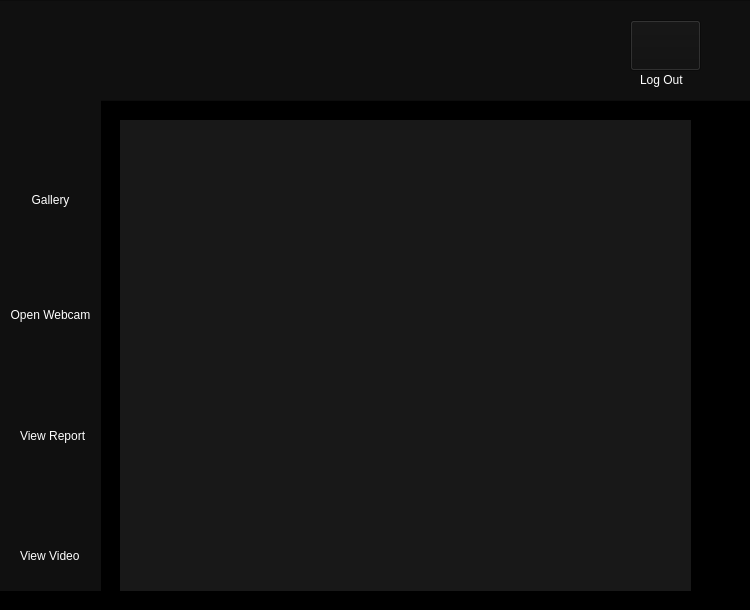
<?xml version="1.0" encoding="UTF-8"?>
<ui version="4.0">
 <class>MainWindow</class>
 <widget class="QMainWindow" name="MainWindow">
  <property name="geometry">
   <rect>
    <x>0</x>
    <y>0</y>
    <width>750</width>
    <height>610</height>
   </rect>
  </property>
  <property name="font">
   <font>
    <pointsize>12</pointsize>
   </font>
  </property>
  <property name="windowTitle">
   <string>MainWindow</string>
  </property>
  <property name="styleSheet">
   <string notr="true">background-color:black;</string>
  </property>
  <widget class="QWidget" name="centralwidget">
   <widget class="QFrame" name="frame">
    <property name="geometry">
     <rect>
      <x>-30</x>
      <y>0</y>
      <width>891</width>
      <height>101</height>
     </rect>
    </property>
    <property name="autoFillBackground">
     <bool>false</bool>
    </property>
    <property name="styleSheet">
     <string notr="true">background-color: #101010;</string>
    </property>
    <property name="frameShape">
     <enum>QFrame::StyledPanel</enum>
    </property>
    <property name="frameShadow">
     <enum>QFrame::Raised</enum>
    </property>
    <widget class="QLabel" name="label">
     <property name="geometry">
      <rect>
       <x>670</x>
       <y>69</y>
       <width>51</width>
       <height>21</height>
      </rect>
     </property>
     <property name="styleSheet">
      <string notr="true">color: white</string>
     </property>
     <property name="text">
      <string>Log Out</string>
     </property>
    </widget>
    <widget class="QPushButton" name="logout_btn">
     <property name="geometry">
      <rect>
       <x>660</x>
       <y>20</y>
       <width>71</width>
       <height>51</height>
      </rect>
     </property>
     <property name="text">
      <string/>
     </property>
     <property name="icon">
      <iconset>
       <normaloff>exit (1).png</normaloff>exit (1).png</iconset>
     </property>
     <property name="iconSize">
      <size>
       <width>40</width>
       <height>40</height>
      </size>
     </property>
    </widget>
    <widget class="QPushButton" name="pushButton">
     <property name="geometry">
      <rect>
       <x>44</x>
       <y>12</y>
       <width>101</width>
       <height>81</height>
      </rect>
     </property>
     <property name="styleSheet">
      <string notr="true">border: none</string>
     </property>
     <property name="text">
      <string/>
     </property>
     <property name="icon">
      <iconset>
       <normaloff>My Post (3).png</normaloff>My Post (3).png</iconset>
     </property>
     <property name="iconSize">
      <size>
       <width>150</width>
       <height>200</height>
      </size>
     </property>
    </widget>
   </widget>
   <widget class="QWidget" name="widget" native="true">
    <property name="geometry">
     <rect>
      <x>0</x>
      <y>100</y>
      <width>101</width>
      <height>491</height>
     </rect>
    </property>
    <property name="styleSheet">
     <string notr="true">background-color: #101010;</string>
    </property>
    <widget class="QPushButton" name="dircam_btn">
     <property name="geometry">
      <rect>
       <x>20</x>
       <y>20</y>
       <width>61</width>
       <height>71</height>
      </rect>
     </property>
     <property name="styleSheet">
      <string notr="true">border: none;</string>
     </property>
     <property name="text">
      <string/>
     </property>
     <property name="icon">
      <iconset>
       <normaloff>image (1).png</normaloff>image (1).png</iconset>
     </property>
     <property name="iconSize">
      <size>
       <width>40</width>
       <height>40</height>
      </size>
     </property>
    </widget>
    <widget class="QLabel" name="label_2">
     <property name="geometry">
      <rect>
       <x>20</x>
       <y>90</y>
       <width>61</width>
       <height>20</height>
      </rect>
     </property>
     <property name="font">
      <font>
       <pointsize>9</pointsize>
      </font>
     </property>
     <property name="styleSheet">
      <string notr="true">color: white</string>
     </property>
     <property name="text">
      <string>Gallery</string>
     </property>
     <property name="alignment">
      <set>Qt::AlignCenter</set>
     </property>
    </widget>
    <widget class="QPushButton" name="webcam_btn">
     <property name="geometry">
      <rect>
       <x>20</x>
       <y>150</y>
       <width>61</width>
       <height>51</height>
      </rect>
     </property>
     <property name="styleSheet">
      <string notr="true">border: none</string>
     </property>
     <property name="text">
      <string/>
     </property>
     <property name="icon">
      <iconset>
       <normaloff>photo-camera (1).png</normaloff>photo-camera (1).png</iconset>
     </property>
     <property name="iconSize">
      <size>
       <width>40</width>
       <height>40</height>
      </size>
     </property>
    </widget>
    <widget class="QLabel" name="label_3">
     <property name="geometry">
      <rect>
       <x>10</x>
       <y>199</y>
       <width>81</width>
       <height>31</height>
      </rect>
     </property>
     <property name="font">
      <font>
       <pointsize>9</pointsize>
      </font>
     </property>
     <property name="styleSheet">
      <string notr="true">color: white</string>
     </property>
     <property name="text">
      <string>Open Webcam</string>
     </property>
     <property name="alignment">
      <set>Qt::AlignCenter</set>
     </property>
    </widget>
    <widget class="QPushButton" name="report_btn">
     <property name="geometry">
      <rect>
       <x>20</x>
       <y>250</y>
       <width>71</width>
       <height>81</height>
      </rect>
     </property>
     <property name="styleSheet">
      <string notr="true">border: none
</string>
     </property>
     <property name="text">
      <string/>
     </property>
     <property name="icon">
      <iconset>
       <normaloff>file.png</normaloff>file.png</iconset>
     </property>
     <property name="iconSize">
      <size>
       <width>48</width>
       <height>48</height>
      </size>
     </property>
    </widget>
    <widget class="QLabel" name="label_5">
     <property name="geometry">
      <rect>
       <x>20</x>
       <y>320</y>
       <width>71</width>
       <height>31</height>
      </rect>
     </property>
     <property name="font">
      <font>
       <pointsize>9</pointsize>
      </font>
     </property>
     <property name="styleSheet">
      <string notr="true">color: white</string>
     </property>
     <property name="text">
      <string>View Report</string>
     </property>
    </widget>
    <widget class="QPushButton" name="video_btn">
     <property name="geometry">
      <rect>
       <x>20</x>
       <y>370</y>
       <width>61</width>
       <height>81</height>
      </rect>
     </property>
     <property name="styleSheet">
      <string notr="true">border:none</string>
     </property>
     <property name="text">
      <string/>
     </property>
     <property name="icon">
      <iconset>
       <normaloff>play.png</normaloff>play.png</iconset>
     </property>
     <property name="iconSize">
      <size>
       <width>48</width>
       <height>48</height>
      </size>
     </property>
    </widget>
    <widget class="QLabel" name="label_6">
     <property name="geometry">
      <rect>
       <x>20</x>
       <y>440</y>
       <width>71</width>
       <height>31</height>
      </rect>
     </property>
     <property name="font">
      <font>
       <pointsize>9</pointsize>
      </font>
     </property>
     <property name="styleSheet">
      <string notr="true">color: white</string>
     </property>
     <property name="text">
      <string>View Video</string>
     </property>
    </widget>
   </widget>
   <widget class="QLabel" name="imgLabel">
    <property name="geometry">
     <rect>
      <x>120</x>
      <y>120</y>
      <width>571</width>
      <height>471</height>
     </rect>
    </property>
    <property name="styleSheet">
     <string notr="true">background-color: #181818;
</string>
    </property>
    <property name="text">
     <string/>
    </property>
   </widget>
  </widget>
  <action name="actionOpen_file">
   <property name="text">
    <string>Open file</string>
   </property>
  </action>
  <action name="actionClose">
   <property name="text">
    <string>Close</string>
   </property>
  </action>
 </widget>
 <resources/>
 <connections/>
</ui>
